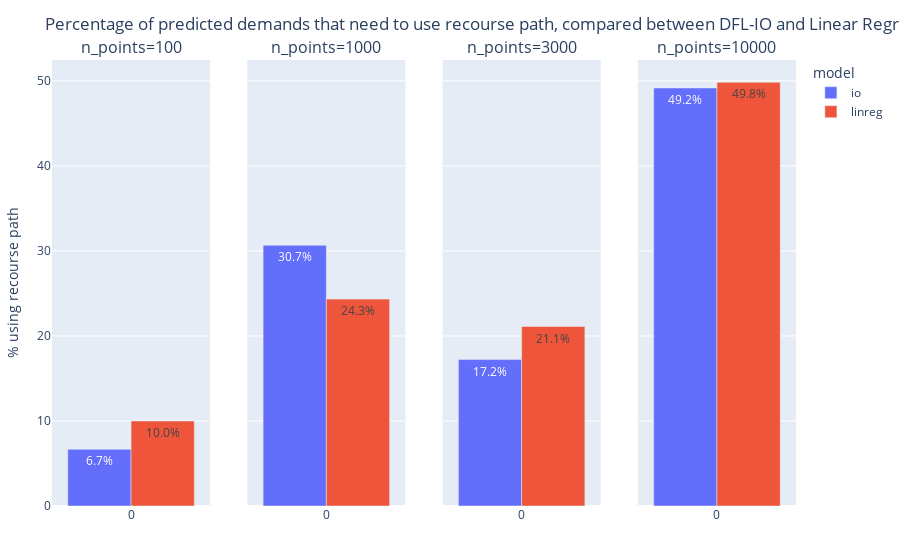

The notebook cell saved with this chart:
### Markdown cell above
First analyse, for every model and dataset, how many predicted demands result in having to use the recourse path. We are testing the robustness of the prediction algorithm

### Code cell
plot(
    recourse_analysis,
    kind="bar",
    y=:pct_recourse,
    text=:str_pct_recourse,
    facet_col=:n_points, 
    color=:model,
    Layout(
        xaxis_title="",
        yaxis_title="% using recourse path",
        title="Percentage of predicted demands that need to use recourse path, compared between DFL-IO and Linear Regression"
    )
)

### Figure 1 — Plotly figure (JSON) as saved in the notebook; plotly's stock layout.template omitted (floating-point values rounded to 4 significant figures)
{"data": [{"legendgroup": "io", "marker": {"color": "#636efa"}, "name": "io", "showlegend": true, "text": ["6.7%"], "type": "bar", "xaxis": "x", "y": [6.667], "yaxis": "y"}, {"legendgroup": "io", "marker": {"color": "#636efa"}, "name": "io", "showlegend": false, "text": ["30.7%"], "type": "bar", "xaxis": "x2", "y": [30.67], "yaxis": "y2"}, {"legendgroup": "io", "marker": {"color": "#636efa"}, "name": "io", "showlegend": false, "text": ["17.2%"], "type": "bar", "xaxis": "x3", "y": [17.22], "yaxis": "y3"}, {"legendgroup": "io", "marker": {"color": "#636efa"}, "name": "io", "showlegend": false, "text": ["49.2%"], "type": "bar", "xaxis": "x4", "y": [49.17], "yaxis": "y4"}, {"legendgroup": "linreg", "marker": {"color": "#EF553B"}, "name": "linreg", "showlegend": true, "text": ["10.0%"], "type": "bar", "xaxis": "x", "y": [10], "yaxis": "y"}, {"legendgroup": "linreg", "marker": {"color": "#EF553B"}, "name": "linreg", "showlegend": false, "text": ["24.3%"], "type": "bar", "xaxis": "x2", "y": [24.33], "yaxis": "y2"}, {"legendgroup": "linreg", "marker": {"color": "#EF553B"}, "name": "linreg", "showlegend": false, "text": ["21.1%"], "type": "bar", "xaxis": "x3", "y": [21.11], "yaxis": "y3"}, {"legendgroup": "linreg", "marker": {"color": "#EF553B"}, "name": "linreg", "showlegend": false, "text": ["49.8%"], "type": "bar", "xaxis": "x4", "y": [49.83], "yaxis": "y4"}], "layout": {"annotations": [{"font": {"size": 16}, "showarrow": false, "text": "n_points=100", "x": 0.1062, "xanchor": "center", "xref": "paper", "y": 1, "yanchor": "bottom", "yref": "paper"}, {"font": {"size": 16}, "showarrow": false, "text": "n_points=1000", "x": 0.3688, "xanchor": "center", "xref": "paper", "y": 1, "yanchor": "bottom", "yref": "paper"}, {"font": {"size": 16}, "showarrow": false, "text": "n_points=3000", "x": 0.6313, "xanchor": "center", "xref": "paper", "y": 1, "yanchor": "bottom", "yref": "paper"}, {"font": {"size": 16}, "showarrow": false, "text": "n_points=10000", "x": 0.8938, "xanchor": "center", "xref": "paper", "y": 1, "yanchor": "bottom", "yref": "paper"}], "legend": {"title": {"text": "model"}, "tracegroupgap": 0}, "margin": {"b": 50, "l": 50, "r": 50, "t": 60}, "title": "Percentage of predicted demands that need to use recourse path, compared between DFL-IO and Linear Regression", "xaxis": {"anchor": "y", "domain": [0, 0.2125], "title": {"text": ""}}, "xaxis2": {"anchor": "y2", "domain": [0.2625, 0.475]}, "xaxis3": {"anchor": "y3", "domain": [0.525, 0.7375]}, "xaxis4": {"anchor": "y4", "domain": [0.7875, 1]}, "yaxis": {"anchor": "x", "domain": [0, 1], "title": {"text": "% using recourse path"}}, "yaxis2": {"anchor": "x2", "domain": [0, 1], "matches": "y", "showticklabels": false}, "yaxis3": {"anchor": "x3", "domain": [0, 1], "matches": "y", "showticklabels": false}, "yaxis4": {"anchor": "x4", "domain": [0, 1], "matches": "y", "showticklabels": false}}}
